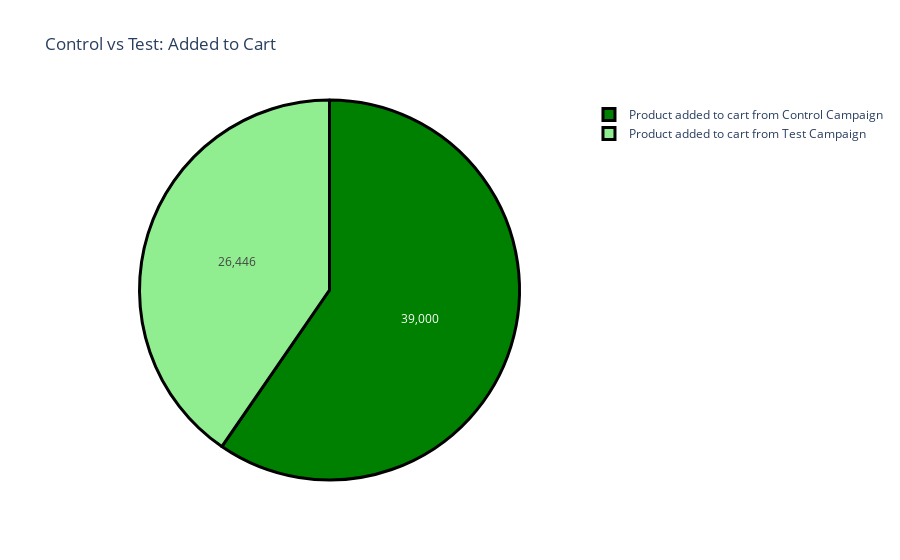

Here is the notebook cell this chart was saved with:
### Code cell
label=['Product added to cart from Control Campaign','Product added to cart from Test Campaign']
count=[sum(control_data['Added to Cart']),sum(test_data['Added to Cart'])]

color=['green','lightgreen']
fig=go.Figure(data=[go.Pie(labels=label,values=count)])

fig.update_layout(title='Control vs Test: Added to Cart')

fig.update_traces(hoverinfo='label+percent',textinfo='value',marker=dict(colors=color,line=dict(color='black',width=3)))

### Figure 1 — Plotly figure (JSON) as saved in the notebook; plotly's stock layout.template omitted (floating-point values rounded to 4 significant figures)
{"data": [{"hoverinfo": "label+percent", "labels": ["Product added to cart from Control Campaign", "Product added to cart from Test Campaign"], "marker": {"colors": ["green", "lightgreen"], "line": {"color": "black", "width": 3}}, "textinfo": "value", "type": "pie", "values": [39000, 26446]}], "layout": {"title": {"text": "Control vs Test: Added to Cart"}}}
